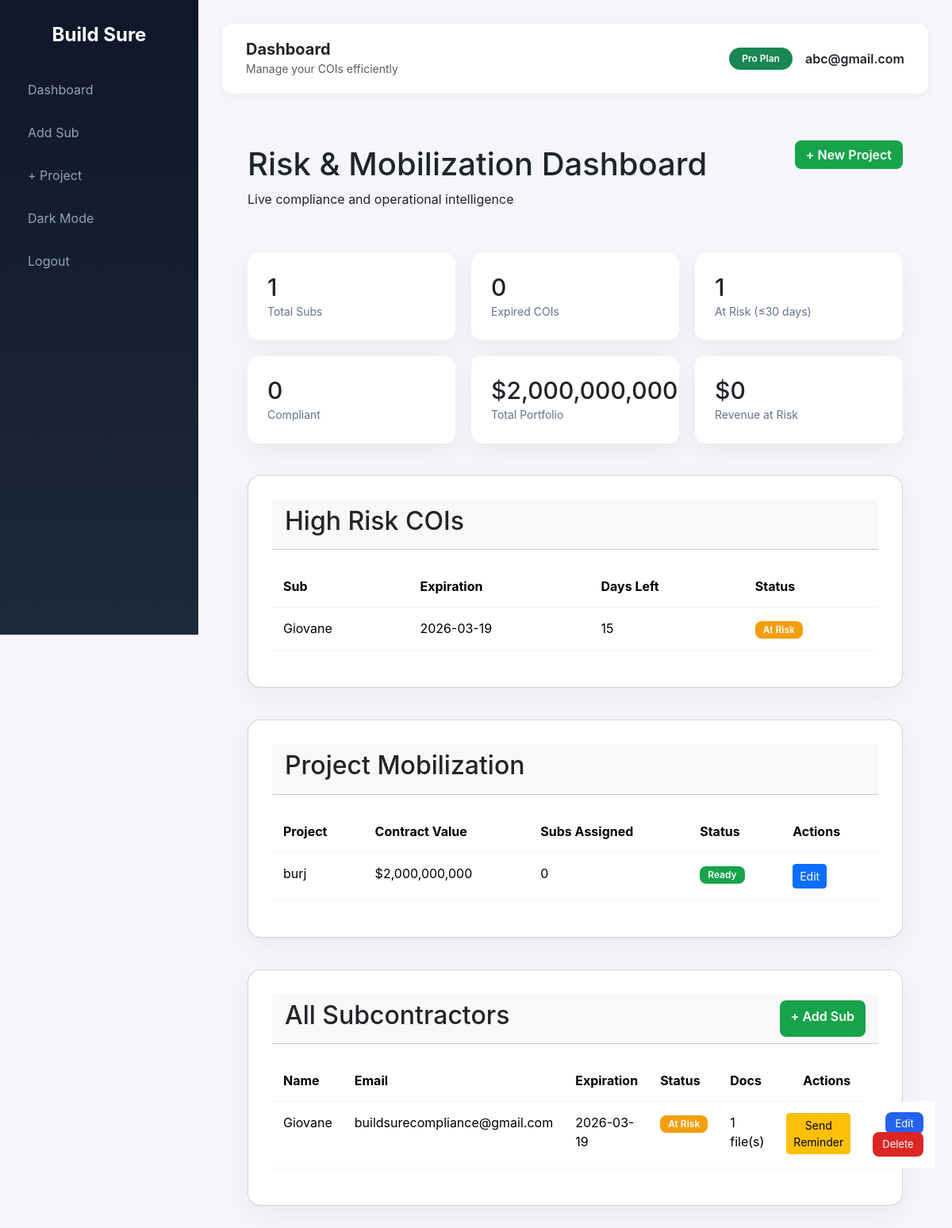
The page /dashboard (signed in) on the database its author committed.
### main.py (models this page shows)
class User(db.Model, UserMixin):
    id = db.Column(db.Integer, primary_key=True)
    email = db.Column(db.String(120), unique=True, nullable=False)
    password = db.Column(db.String(200), nullable=False)
    timezone = db.Column(db.String(50), default="US/Eastern")
    paid = db.Column(db.Boolean, default=False)
    subs = db.relationship('Subcontractor', backref='owner', lazy=True)

class Subcontractor(db.Model):
    id = db.Column(db.Integer, primary_key=True)
    name = db.Column(db.String(100))
    email = db.Column(db.String(120))
    phone = db.Column(db.String(20))
    role = db.Column(db.String(100))
    coi_expiration = db.Column(db.Date)
    last_reminder_sent = db.Column(db.DateTime, nullable=True)
    status = db.Column(db.String(20), default="compliant")
    timezone = db.Column(db.String(50), default="US/Eastern")
    user_id = db.Column(db.Integer, db.ForeignKey('user.id'))
    documents = db.relationship('Document', backref='sub', lazy=True)
    documents = db.relationship(
    "Document",
    backref="sub",
    lazy=True,
    cascade="all, delete-orphan"
)

class Project(db.Model):
    id = db.Column(db.Integer, primary_key=True)
    name = db.Column(db.String(150))
    contract_value = db.Column(db.Float)
    start_date = db.Column(db.Date)
    end_date = db.Column(db.Date)
    required_coverage = db.Column(db.Float, default=1000000)
    user_id = db.Column(db.Integer, db.ForeignKey('user.id'))
    subs = db.relationship('ProjectSubcontractor', backref='project', lazy=True)
    documents = db.relationship(
        'Document',
        backref='project',
        lazy=True,
        cascade="all, delete-orphan"
    )
    documents = db.relationship(
    "Document",
    backref="project",
    lazy=True,
    cascade="all, delete-orphan"
)

### main.py (the view)
@app.route("/dashboard")
@login_required
def dashboard():
    today = date.today()
    subs = Subcontractor.query.filter_by(user_id=current_user.id).all()
    for sub in subs:
        if sub.coi_expiration:
            days_left = (sub.coi_expiration - today).days
            sub.days_left = days_left
            if days_left < 0:
                sub.computed_status = "expired"
            elif days_left <= 30:
                sub.computed_status = "at_risk"
            else:
                sub.computed_status = "compliant"
        else:
            sub.days_left = None
            sub.computed_status = "compliant"
    top_risk = sorted(
        subs,
        key=lambda x: x.days_left if x.days_left is not None else 999
    )
    projects = Project.query.filter_by(user_id=current_user.id).all()
    total_portfolio = 0
    revenue_at_risk = 0
    for project in projects:
        contract_value = project.contract_value or 0
        total_portfolio += contract_value
        status = calculate_mobilization_status(project)
        project.mobilization_status = status
        if status != "Ready to Mobilize":
            revenue_at_risk += contract_value
    return render_template(
        "dashboard.html",
        subs=subs,
        top_risk=top_risk,
        today=today,
        projects=projects,
        total_portfolio=total_portfolio,
        revenue_at_risk=revenue_at_risk
    )

### main.py (called while the page is built, shortened)
@login_manager.user_loader
def load_user(user_id):
    return db.session.get(User, int(user_id))

def calculate_mobilization_status(project):
    subs = project.subs  # relação do SQLAlchemy
    has_expired = False
    has_at_risk = False
    today = date.today()
    if has_expired:
        return "Blocked"
    if has_at_risk:
        return "Conditional"
    return "Ready to Mobilize"

### templates/dashboard.html (shortened to what this page needs)
{% extends "base.html" %}
{% block content %}
<div class="container">
    <div class="top-bar">
        <div>
            <h1>Risk & Mobilization Dashboard</h1>
            <p>Live compliance and operational intelligence</p>
        </div>
        <div class="top-actions">
            <a href="{{ url_for('add_project') }}" class="btn-add">
                + New Project
            </a>
        </div>
    </div>
    <div class="kpi-grid">
        <div class="kpi-card">
            <h3>{{ subs|length }}</h3>
            <span>Total Subs</span>
        </div>
        <div class="kpi-card danger">
            <h3>
                {{ subs|selectattr("computed_status", "equalto", "expired")|list|length }}
            </h3>
            <span>Expired COIs</span>
        </div>
        <div class="kpi-card warning">
            <h3>
                {{ subs|selectattr("computed_status", "equalto", "at_risk")|list|length }}
            </h3>
            <span>At Risk (≤30 days)</span>
        </div>
        <div class="kpi-card success">
            <h3>
                {{ subs|selectattr("computed_status", "equalto", "compliant")|list|length }}
            </h3>
            <span>Compliant</span>
        </div>
        <div class="kpi-card">
            <h3>${{ "{:,.0f}".format(total_portfolio) }}</h3>
            <span>Total Portfolio</span>
        </div>
        <div class="kpi-card danger">
            <h3>${{ "{:,.0f}".format(revenue_at_risk) }}</h3>
            <span>Revenue at Risk</span>
        </div>
    </div>
    <div class="card">
        <div class="card-header">
            <h2>High Risk COIs</h2>
        </div>
        <table class="table">
            <thead>
                <tr>
                    <th>Sub</th>
                    <th>Expiration</th>
                    <th>Days Left</th>
                    <th>Status</th>
                </tr>
            </thead>
            <tbody>
                {% for sub in subs %}
                {% if sub.computed_status != "compliant" %}
                <tr class="
                    {% if sub.computed_status == 'expired' %} row-danger
                    {% elif sub.computed_status == 'at_risk' %} row-warning
                    {% endif %}
                ">
                    <td>{{ sub.name }}</td>
                    <td>{{ sub.coi_expiration }}</td>
                    <td>{{ sub.days_left if sub.days_left is not none else "—" }}</td>
                    <td>
                        {% if sub.computed_status == "expired" %}
                            <span class="badge badge-danger">Expired</span>
                        {% else %}
                            <span class="badge badge-warning">At Risk</span>
                        {% endif %}
                    </td>
                </tr>
                {% endif %}
                {% endfor %}
            </tbody>
        </table>
    </div>
    <div class="card">
        <div class="card-header">
            <h2>Project Mobilization</h2>
        </div>
        <table class="table">
            <thead>
                <tr>
                    <th>Project</th>
                    <th>Contract Value</th>
                    <th>Subs Assigned</th>
                    <th>Status</th>
                    <th>Actions</th>
                </tr>
            </thead>
            <tbody>
                {% for project in projects %}
                <tr>
                    <td>{{ project.name }}</td>
                    <td>
                        ${{ "{:,.0f}".format(project.contract_value or 0) }}
                    </td>
                    <td>
                        {{ project.subs|length }}
                    </td>
                    <td>
                        {% if project.mobilization_status == "Blocked" %}
                            <span class="badge badge-danger">Blocked</span>
                        {% elif project.mobilization_status == "Conditional" %}
                            <span class="badge badge-warning">Conditional</span>
                        {% else %}
                            <span class="badge badge-success">Ready</span>
                        {% endif %}
                    </td>
                    <td><a href="{{ url_for('edit_project', project_id=project.id) }}"
                        class="btn btn-sm btn-primary">
                        Edit
                        </a></td>
                </tr>
                {% endfor %}
            </tbody>
        </table>
    </div>
    <div class="card">
        <div class="card-header">
            <h2>All Subcontractors</h2>
            <a href="{{ url_for('add_sub') }}" class="btn-add">
                + Add Sub
            </a>
        </div>
        <table class="table">
            <thead>
                <tr>
                    <th>Name</th>
                    <th>Email</th>
                    <th>Expiration</th>
                    <th>Status</th>
                    <th>Docs</th>
                    <th style="text-align:right;">Actions</th>
                </tr>
            </thead>
            <tbody>
                {% for sub in subs %}
                <tr class="
                    {% if sub.computed_status == 'expired' %} row-danger
                    {% elif sub.computed_status == 'at_risk' %} row-warning
                    {% endif %}
                ">
                    <td>{{ sub.name }}</td>
                    <td>{{ sub.email }}</td>
                    <td>{{ sub.coi_expiration }}</td>
                    <td>
                        {% if sub.computed_status == "expired" %}
                            <span class="badge badge-danger">Expired</span>
                        {% elif sub.computed_status == "at_risk" %}
                            <span class="badge badge-warning">At Risk</span>
                        {% else %}
                            <span class="badge badge-success">Compliant</span>
                        {% endif %}
                    </td>
                    <td>
                        {% if sub.documents %}
                            <span class="doc-count">
                                {{ sub.documents|length }} file(s)
                            </span>
                        {% else %}
                            —
                        {% endif %}
                    </td>
                    <td>
                        <a href="{{ url_for('send_reminder', sub_id=sub.id) }}"
                        class="btn btn-sm btn-warning">
                        Send Reminder
                        </a>
                    </td>
                    <td style="text-align:right;">
                        <a href="{{ url_for('edit_sub', id=sub.id) }}" class="btn-edit">
                            Edit
                        </a>
                        <form method="POST"
                              action="{{ url_for('delete_sub', id=sub.id) }}"
                              style="display:inline;">
                            <button type="submit" class="btn-delete">
                                Delete
                            </button>
                        </form>
                    </td>
                </tr>
                {% endfor %}
            </tbody>
        </table>
    </div>
</div>
{% endblock %}

### templates/base.html (shortened to what this page needs)
<!DOCTYPE html>
<html lang="en">
<head>
    <link href="https://cdn.jsdelivr.net/npm/bootstrap@5.3.2/dist/css/bootstrap.min.css" rel="stylesheet">
</head>
<body>
{% if current_user.is_authenticated %}
<div class="sidebar">
    <h4>Build Sure</h4>
    <a href="{{ url_for('dashboard') }}">Dashboard</a>
    <a href="{{ url_for('add_sub') }}">Add Sub</a>
    <a href="{{ url_for('add_project') }}" class="nav-btn">
    + Project
</a>
    <a href="#" id="toggleDark">Dark</a>
    <a href="{{ url_for('logout') }}">Logout</a>
</div>
{% endif %}
<div class="{% if current_user.is_authenticated %}main-content{% endif %}">
{% if current_user.is_authenticated %}
<div class="navbar-top d-flex justify-content-between align-items-center">
    <div class="d-flex align-items-center gap-3">
        <div>
            <h5 class="mb-0 fw-bold">Dashboard</h5>
            <small class="text-muted">Manage your COIs efficiently</small>
        </div>
    </div>
    <div class="d-flex align-items-center gap-3">
        <span class="badge bg-success rounded-pill px-3 py-2">
            Pro Plan
        </span>
        <span class="fw-semibold">{{ current_user.email }}</span>
    </div>
</div>
{% endif %}
<div class="position-fixed top-0 end-0 p-3" style="z-index: 9999">
</div>
<div class="container-fluid">
    {% block content %}{% endblock %}
</div>
</div>
</body>
</html>

### templates/base.html (style rules this page uses)
body { background-color: #f4f6f9; font-family: 'Inter', sans-serif; transition: background-color 0.3s ease, color 0.3s ease; }
.sidebar { height: 100vh; position: fixed; width: 250px; background: linear-gradient(180deg, #0f172a, #1e293b); color: white; padding-top: 30px; transition: transform 0.3s ease; }
.sidebar h4 { text-align: center; margin-bottom: 30px; font-weight: 700; }
.sidebar a { color: #94a3b8; text-decoration: none; display: block; padding: 12px 20px; border-radius: 10px; margin: 6px 15px; transition: 0.2s ease; }
.main-content { margin-left: 250px; padding: 30px; transition: margin-left 0.3s ease; }
.navbar-top { background: white; padding: 20px 30px; border-radius: 12px; margin-bottom: 25px; box-shadow: 0 2px 10px rgba(0,0,0,0.05); transition: background 0.3s ease; }

### templates/dashboard.html (style rules this page uses)
.container { max-width: 1300px; margin: auto; padding: 40px 20px; }
.top-bar { display: flex; justify-content: space-between; margin-bottom: 40px; }
.kpi-grid { display: grid; grid-template-columns: repeat(auto-fit, minmax(220px, 1fr)); gap: 20px; margin-bottom: 40px; }
.kpi-card { background: white; padding: 25px; border-radius: 14px; box-shadow: 0 10px 30px rgba(0,0,0,0.05); }
.kpi-card h3 { margin: 0; font-size: 30px; }
.kpi-card span { color: #64748b; font-size: 14px; }
.card { background: white; padding: 30px; border-radius: 16px; margin-bottom: 40px; box-shadow: 0 10px 30px rgba(0,0,0,0.05); }
.card-header { display: flex; justify-content: space-between; margin-bottom: 20px; }
.table { width: 100%; border-collapse: collapse; }
.table th, .table td { padding: 14px; border-bottom: 1px solid #f1f5f9; }
.badge { padding: 5px 10px; border-radius: 8px; font-size: 12px; font-weight: 600; }
.badge-warning { background: #f59e0b; color: white; }
.badge-success { background: #16a34a; color: white; }
.row-warning { background: #fff8e6; }
.btn-add { background: #16a34a; color: white; padding: 8px 14px; border-radius: 8px; text-decoration: none; font-weight: 600; }
.btn-edit { background: #2563eb; color: white; padding: 6px 12px; border-radius: 8px; text-decoration: none; font-size: 13px; }
.btn-delete { background: #dc2626; color: white; padding: 6px 12px; border: none; border-radius: 8px; font-size: 13px; }

### rows shown on the page
User: email "abc@gmail.com"
Subcontractor: name "Giovane", coi_expiration "2026-03-19", days_left "15", email "buildsurecompliance@gmail.com", documents|length "1"
Project: name "burj", contract_value "2,000,000,000", subs|length "0"

### other values the page prints
{{ subs|length }} "1"
{{ subs|selectattr("computed_status", "equalto", "expired")|list|length }} "0"
{{ subs|selectattr("computed_status", "equalto", "at_risk")|list|length }} "1"
{{ subs|selectattr("computed_status", "equalto", "compliant")|list|length }} "0"
